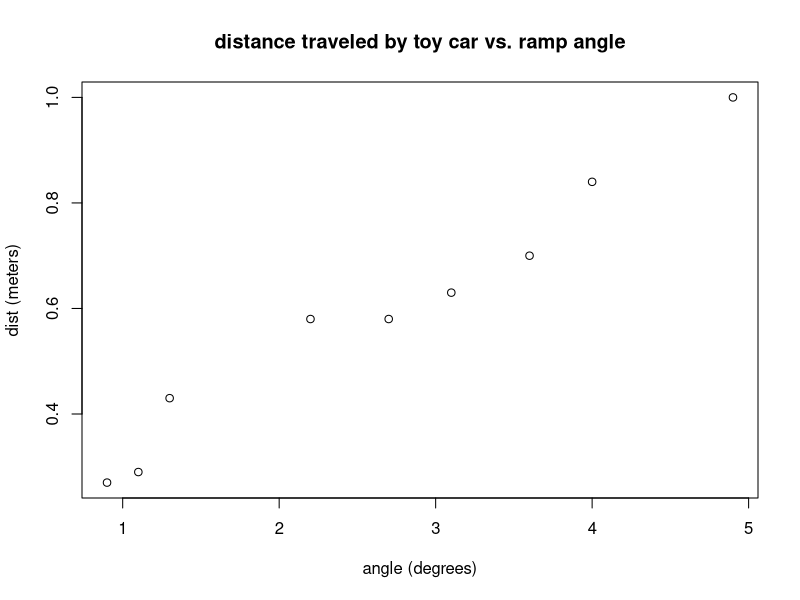

This figure's R source:
## ---- chunk 1

angle <- c(1.3, 4.0, 2.7, 2.2, 3.6, 4.9, 0.9, 1.1, 3.1)
distance <- c(0.43, 0.84, 0.58, 0.58, 0.70, 1.00, 0.27, 0.29, 0.63)

## ---- chunk 2

# 3A

plot(angle, distance, xlab = "angle (degrees)", ylab = "dist (meters)", 
     main = "distance traveled by toy car vs. ramp angle")

## ---- chunk 3

# 3b

# y = β0 + β1*x

x_mean <- mean(angle)
y_mean <- mean(distance)

Sxx <- sum((angle - x_mean)^2)
Sxy <- sum((angle - x_mean) * (distance - y_mean))

beta1 <- Sxy / Sxx
beta0 <- y_mean - beta1 * x_mean

cat("slope (beta 1):", beta1, "\n")
cat("intercept (beta 0):", beta0, "\n")

## ---- chunk 4

# 3c

n <- length(angle)
df <- n - 2

residuals <- distance - (beta0 + beta1 * angle)
s <- sqrt(sum(residuals^2) / df) #standard err

SE_beta1 <- s / sqrt(Sxx)
SE_beta0 <- s * sqrt(1/n + (x_mean^2 / Sxx))

alpha <- 0.05 # 95%
t_value <- qt(1 - alpha/2, df)

# confidence intervals
CI_beta1 <- c(beta1 - t_value * SE_beta1, beta1 + t_value * SE_beta1)
CI_beta0 <- c(beta0 - t_value * SE_beta0, beta0 + t_value * SE_beta0)

cat("95% ci for slope (beta 1):", CI_beta1, "\n")
cat("95% ci for intercept (beta 0):", CI_beta0, "\n")


## ---- chunk 5

# 3d

n <- length(angle)
df <- n - 2 #num degrees freedom

residuals <- distance - (beta0 + beta1 * angle)
s <- sqrt(sum(residuals^2) / df) #RSE

SE_beta1 <- s / sqrt(Sxx)
SE_beta0 <- s * sqrt(1/n + (x_mean^2 / Sxx))

alpha <- 0.05 # t-value for 95% confidence interval
t_value <- qt(1 - alpha/2, df)

# CI
CI_beta1 <- c(beta1 - t_value * SE_beta1, beta1 + t_value * SE_beta1)
CI_beta0 <- c(beta0 - t_value * SE_beta0, beta0 + t_value * SE_beta0)

cat("95% CI for Slope (beta 1):", CI_beta1, "\n")
cat("95% CI for Intercept (beta 0):", CI_beta0, "\n")

## ---- chunk 6

x0 <- 2.5 #angle givin
y_hat0 <- beta0 + beta1 * x0

SE_CI <- s * sqrt(1/n + ((x0 - x_mean)^2 / Sxx))
SE_PI <- s * sqrt(1 + 1/n + ((x0 - x_mean)^2 / Sxx))

CI <- y_hat0 + c(-1, 1) * t_value * SE_CI
PI <- y_hat0 + c(-1, 1) * t_value * SE_PI

cat("95% CI for expected distance:", CI, "\n")
cat("95% prediction interval for individual distance:", PI, "\n")


